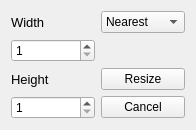
<?xml version="1.0" encoding="UTF-8"?>
<ui version="4.0">
 <class>CVActionResizeView</class>
 <widget class="CVActionView" name="CVActionResizeView">
  <property name="geometry">
   <rect>
    <x>0</x>
    <y>0</y>
    <width>196</width>
    <height>129</height>
   </rect>
  </property>
  <property name="windowTitle">
   <string>Resize</string>
  </property>
  <layout class="QGridLayout" name="gridLayout">
   <item row="0" column="0">
    <widget class="QLabel" name="label">
     <property name="font">
      <font>
       <pointsize>10</pointsize>
      </font>
     </property>
     <property name="text">
      <string>Width</string>
     </property>
    </widget>
   </item>
   <item row="2" column="0">
    <widget class="QLabel" name="label_2">
     <property name="font">
      <font>
       <pointsize>10</pointsize>
      </font>
     </property>
     <property name="text">
      <string>Height</string>
     </property>
    </widget>
   </item>
   <item row="0" column="1">
    <widget class="QComboBox" name="interFlagComboBox">
     <item>
      <property name="text">
       <string>Nearest</string>
      </property>
     </item>
     <item>
      <property name="text">
       <string>Linear</string>
      </property>
     </item>
     <item>
      <property name="text">
       <string>Cubic</string>
      </property>
     </item>
    </widget>
   </item>
   <item row="2" column="1">
    <widget class="QPushButton" name="okButton">
     <property name="text">
      <string>Resize</string>
     </property>
    </widget>
   </item>
   <item row="3" column="1">
    <widget class="QPushButton" name="cancelButton">
     <property name="text">
      <string>Cancel</string>
     </property>
    </widget>
   </item>
   <item row="1" column="0">
    <widget class="QSpinBox" name="widthSpinBox">
     <property name="minimum">
      <number>1</number>
     </property>
     <property name="maximum">
      <number>3000</number>
     </property>
    </widget>
   </item>
   <item row="3" column="0">
    <widget class="QSpinBox" name="heightSpinBox">
     <property name="minimum">
      <number>1</number>
     </property>
     <property name="maximum">
      <number>3000</number>
     </property>
    </widget>
   </item>
  </layout>
 </widget>
 <layoutdefault spacing="6" margin="11"/>
 <customwidgets>
  <customwidget>
   <class>CVActionView</class>
   <extends>QWidget</extends>
   <header>cvactionview.h</header>
   <container>1</container>
  </customwidget>
 </customwidgets>
 <resources/>
 <connections/>
</ui>
